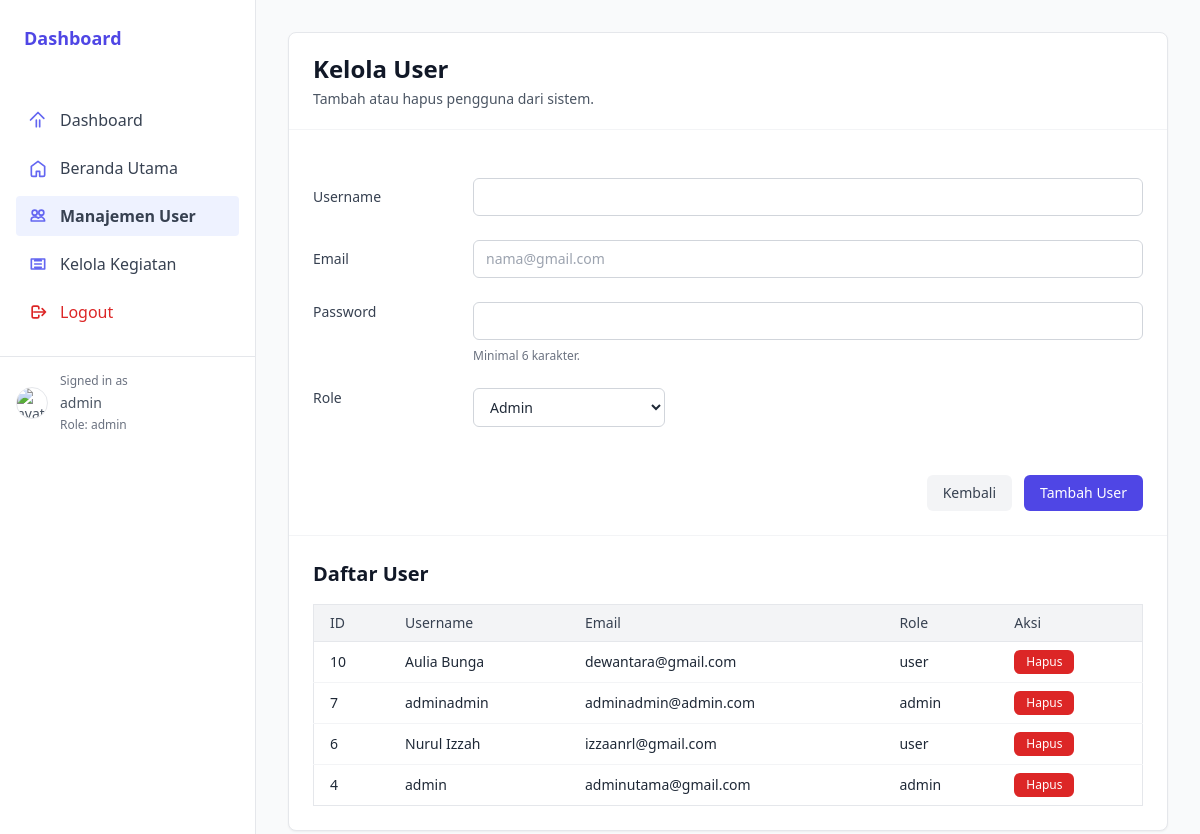
Page /public/admin/kelola_user.php (signed in) on the committed database.
### tables this page shows
CREATE TABLE `users` (
  `id` int(11) NOT NULL,
  `username` varchar(50) NOT NULL,
  `email` varchar(50) NOT NULL,
  `password` varchar(255) NOT NULL,
  `role` enum('admin','user') NOT NULL,
  `created_at` timestamp NOT NULL DEFAULT current_timestamp()
);

### app/functions.php (called while the page is built, shortened)
<?php
if (!function_exists('e')) {
  function e($s){ return htmlspecialchars($s ?? '', ENT_QUOTES, 'UTF-8'); }
}

### public/admin/kelola_user.php (the view, shortened to what this page needs)
<?php
require_once __DIR__ . '/../../config/config.php';
$users = [];
$stmt = $conn->prepare("SELECT id, username, email, role, created_at FROM users ORDER BY id DESC");
$stmt->execute();
$result = $stmt->get_result();
while ($row = $result->fetch_assoc()) {
    $users[] = $row;
}
include __DIR__ . '/_header_admin.php';
include __DIR__ . '/_sidebar_admin.php';
?>
<main class="flex-1 bg-gray-50 min-h-screen p-8">
  <div class="max-w-5xl mx-auto bg-white shadow-sm rounded-lg border border-gray-200 relative overflow-hidden">
    <div class="px-6 py-5 border-b border-gray-100">
      <h1 class="text-2xl font-bold text-gray-900">Kelola User</h1>
      <p class="mt-1 text-sm text-gray-600">Tambah atau hapus pengguna dari sistem.</p>
    </div>
    <form action="/Pelatihan-Web/latihan2/app/process_create_user.php" method="post" class="px-6 py-6 space-y-6 border-b border-gray-100">
      <div class="flex flex-col sm:flex-row sm:items-center sm:space-x-4">
        <label for="username" class="w-36 text-sm font-medium text-gray-700">Username</label>
        <input id="username" name="username" type="text" required
          class="flex-1 rounded-md border border-gray-300 py-2 px-3 text-gray-900
                 focus:border-indigo-500 focus:ring-indigo-500 sm:text-sm" />
      </div>
      <div class="flex flex-col sm:flex-row sm:items-center sm:space-x-4">
        <label for="email" class="w-36 text-sm font-medium text-gray-700">Email</label>
        <input id="email" name="email" type="email" placeholder="nama@gmail.com" required
          class="flex-1 rounded-md border border-gray-300 py-2 px-3 text-gray-900
                 focus:border-indigo-500 focus:ring-indigo-500 sm:text-sm" />
      </div>
      <div class="flex flex-col sm:flex-row sm:items-start sm:space-x-4">
        <label for="password" class="w-36 text-sm font-medium text-gray-700">Password</label>
        <div class="flex-1">
          <input id="password" name="password" type="password" minlength="6" required
            class="w-full rounded-md border border-gray-300 py-2 px-3 text-gray-900
                   focus:border-indigo-500 focus:ring-indigo-500 sm:text-sm" />
          <p class="mt-2 text-xs text-gray-500">Minimal 6 karakter.</p>
        </div>
      </div>
      <div class="flex flex-col sm:flex-row sm:items-start sm:space-x-4">
        <label for="role" class="w-36 text-sm font-medium text-gray-700">Role</label>
        <div class="flex-1">
          <select id="role" name="role" required
            class="w-48 rounded-md border border-gray-300 bg-white py-2 px-3 text-sm
                   focus:ring-indigo-500 focus:border-indigo-500">
            <option value="admin">Admin</option>
          </select>
        </div>
      </div>
      <div class="flex justify-end gap-3 pt-6">
        <a href="/Pelatihan-Web/latihan2/public/admin/admin_dashboard.php"
          class="px-4 py-2 rounded-md bg-gray-100 hover:bg-gray-200 text-gray-700 text-sm font-medium transition">
          Kembali
        </a>
        <button type="submit"
          class="px-4 py-2 rounded-md bg-indigo-600 hover:bg-indigo-700 text-white text-sm font-medium transition">
          Tambah User
        </button>
      </div>
    </form>
    <div class="px-6 py-6">
      <h2 class="text-xl font-semibold text-gray-900 mb-4">Daftar User</h2>
      <?php if (empty($users)): ?>
        <p class="text-gray-500 text-sm">Belum ada user.</p>
      <?php else: ?>
        <div class="overflow-x-auto">
          <table class="min-w-full text-sm border border-gray-200 rounded-md">
            <thead class="bg-gray-100 border-b border-gray-200 text-gray-700">
              <tr>
                <th class="px-4 py-2 text-left font-medium">ID</th>
                <th class="px-4 py-2 text-left font-medium">Username</th>
                <th class="px-4 py-2 text-left font-medium">Email</th>
                <th class="px-4 py-2 text-left font-medium">Role</th>
                <th class="px-4 py-2 text-left font-medium">Aksi</th>
              </tr>
            </thead>
            <tbody class="divide-y divide-gray-100">
              <?php foreach ($users as $user): ?>
                <tr class="hover:bg-gray-50">
                  <td class="px-4 py-2"><?= htmlspecialchars($user['id']) ?></td>
                  <td class="px-4 py-2"><?= htmlspecialchars($user['username']) ?></td>
                  <td class="px-4 py-2"><?= htmlspecialchars($user['email']) ?></td>
                  <td class="px-4 py-2"><?= htmlspecialchars($user['role']) ?></td>
                  <td class="px-4 py-2">
                    <form action="/Pelatihan-Web/latihan2/app/process_delete_user.php" method="post" onsubmit="return confirm('Yakin ingin menghapus user ini?');">
                      <button type="submit"
                        class="px-3 py-1 rounded-md bg-red-600 hover:bg-red-700 text-white text-xs font-medium">
                        Hapus
                      </button>
                    </form>
                  </td>
                </tr>
              <?php endforeach; ?>
            </tbody>
          </table>
        </div>
      <?php endif; ?>
    </div>
  </div>
</main>
<?php include __DIR__ . '/_footer_admin.php'; ?>

### public/admin/_header_admin.php (shortened to what this page needs)
<?php
require_once __DIR__ . '/../../app/functions.php';
?>
<!doctype html>
<html lang="id">
<head>
  <script src="https://cdn.tailwindcss.com"></script>
</head>
<body class="min-h-screen bg-gray-100 text-gray-800">
  <div class="flex min-h-screen">

### public/admin/_sidebar_admin.php (shortened to what this page needs)
<?php
$base = '/Pelatihan-Web/latihan2/public';
$avatar_url = "https://cdn-icons-png.flaticon.com/128/3177/3177440.png";
$user_name = $_SESSION['user_name'] ?? 'Admin Kampus';
$user_role = $_SESSION['user_role'] ?? 'admin';
?>
<aside class="w-64 bg-white border-r hidden md:block">
  <div class="p-6">
    <a href="<?= $base ?>/admin/admin_dashboard.php" class="text-lg font-semibold text-indigo-600 flex items-center gap-2">
      Dashboard
    </a>
  </div>
  <nav class="px-4 py-6 space-y-2 text-gray-700">
    <a href="<?= $base ?>/admin/admin_dashboard.php"
       class="flex items-center gap-3 px-3 py-2 rounded hover:bg-indigo-50 <?= basename($_SERVER['PHP_SELF']) === 'admin_dashboard.php' ? 'bg-indigo-50 font-semibold' : '' ?>">
      <svg xmlns="http://www.w3.org/2000/svg" class="w-5 h-5 text-indigo-500" fill="none" viewBox="0 0 24 24" stroke="currentColor">
        <path stroke-linecap="round" stroke-linejoin="round" stroke-width="2" d="M3 12l2-2m0 0l7-7 7 7m-9 2v8m4-8v8" />
      </svg>
      Dashboard
    </a>
    <a href="<?= $base ?>/index.php"
   class="flex items-center gap-3 px-3 py-2 rounded hover:bg-indigo-50 <?= basename($_SERVER['PHP_SELF']) === 'index.php' ? 'bg-indigo-50 font-semibold' : '' ?>">
  <svg xmlns="http://www.w3.org/2000/svg" class="w-5 h-5 text-indigo-500" fill="none" viewBox="0 0 24 24" stroke="currentColor">
    <path stroke-linecap="round" stroke-linejoin="round" stroke-width="2"
      d="M4 10l8-6 8 6v10a2 2 0 01-2 2h-4v-6H10v6H6a2 2 0 01-2-2V10z" />
  </svg>
  Beranda Utama
</a>
    <a href="<?= $base ?>/admin/kelola_user.php"
       class="flex items-center gap-3 px-3 py-2 rounded hover:bg-indigo-50 <?= basename($_SERVER['PHP_SELF']) === 'kelola_user.php' ? 'bg-indigo-50 font-semibold' : '' ?>">
      Manajemen User
    </a>
    <a href="<?= $base ?>/admin/kelola_event.php"
       class="flex items-center gap-3 px-3 py-2 rounded hover:bg-indigo-50 <?= basename($_SERVER['PHP_SELF']) === 'kelola_event.php' ? 'bg-indigo-50 font-semibold' : '' ?>">
      <svg xmlns="http://www.w3.org/2000/svg" class="w-5 h-5 text-indigo-500" fill="none" viewBox="0 0 24 24" stroke="currentColor">
        <path stroke-linecap="round" stroke-linejoin="round" stroke-width="2" d="M8 16h8M8 12h8m-8-4h8M4 6h16v12H4z" />
      </svg>
      Kelola Kegiatan
    </a>
    <a href="<?= $base ?>/logout.php" class="flex items-center gap-3 px-3 py-2 rounded hover:bg-indigo-50 text-red-600">
      <svg xmlns="http://www.w3.org/2000/svg" class="w-5 h-5" fill="none" viewBox="0 0 24 24" stroke="currentColor">
        <path stroke-linecap="round" stroke-linejoin="round" stroke-width="2" d="M17 16l4-4m0 0l-4-4m4 4H7m6 4v1a2 2 0 01-2 2H7a2 2 0 01-2-2V7a2 2 0 012-2h4a2 2 0 012 2v1" />
      </svg>
      Logout
    </a>
  </nav>
  <div class="p-4 border-t text-sm text-gray-600">
    <div class="flex items-center gap-3">
      <img src="<?= $avatar_url ?>" alt="avatar" class="w-8 h-8 rounded-full object-cover border">
      <div>
        <div class="text-xs text-gray-500 mb-1">Signed in as</div>
        <div class="font-medium"><?= e($user_name) ?></div>
        <div class="text-xs text-gray-500 mt-1">Role: <?= e($user_role) ?></div>
      </div>
    </div>
  </div>
</aside>

### public/admin/_footer_admin.php (shortened to what this page needs)
    </div>
</body>
</html>

### rows in the picture
users: id "10", username "Aulia Bunga", email "dewantara@gmail.com", role "user"
users: id "7", username "adminadmin", email "adminadmin@admin.com", role "admin"
users: id "6", username "Nurul Izzah", email "izzaanrl@gmail.com", role "user"
users: id "4", username "admin", email "adminutama@gmail.com", role "admin"

### other values in the picture
$user_name "admin"
$user_role "admin"
